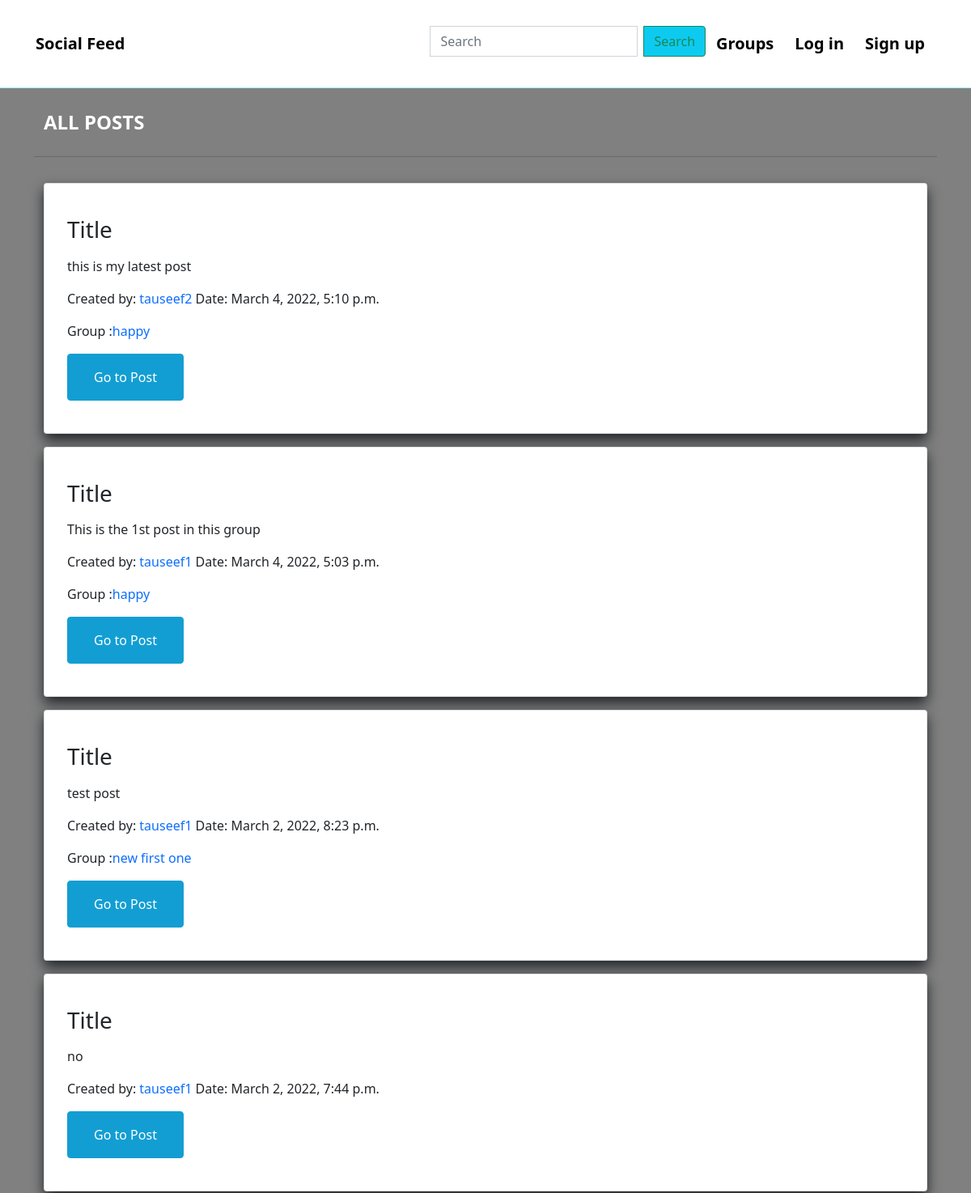
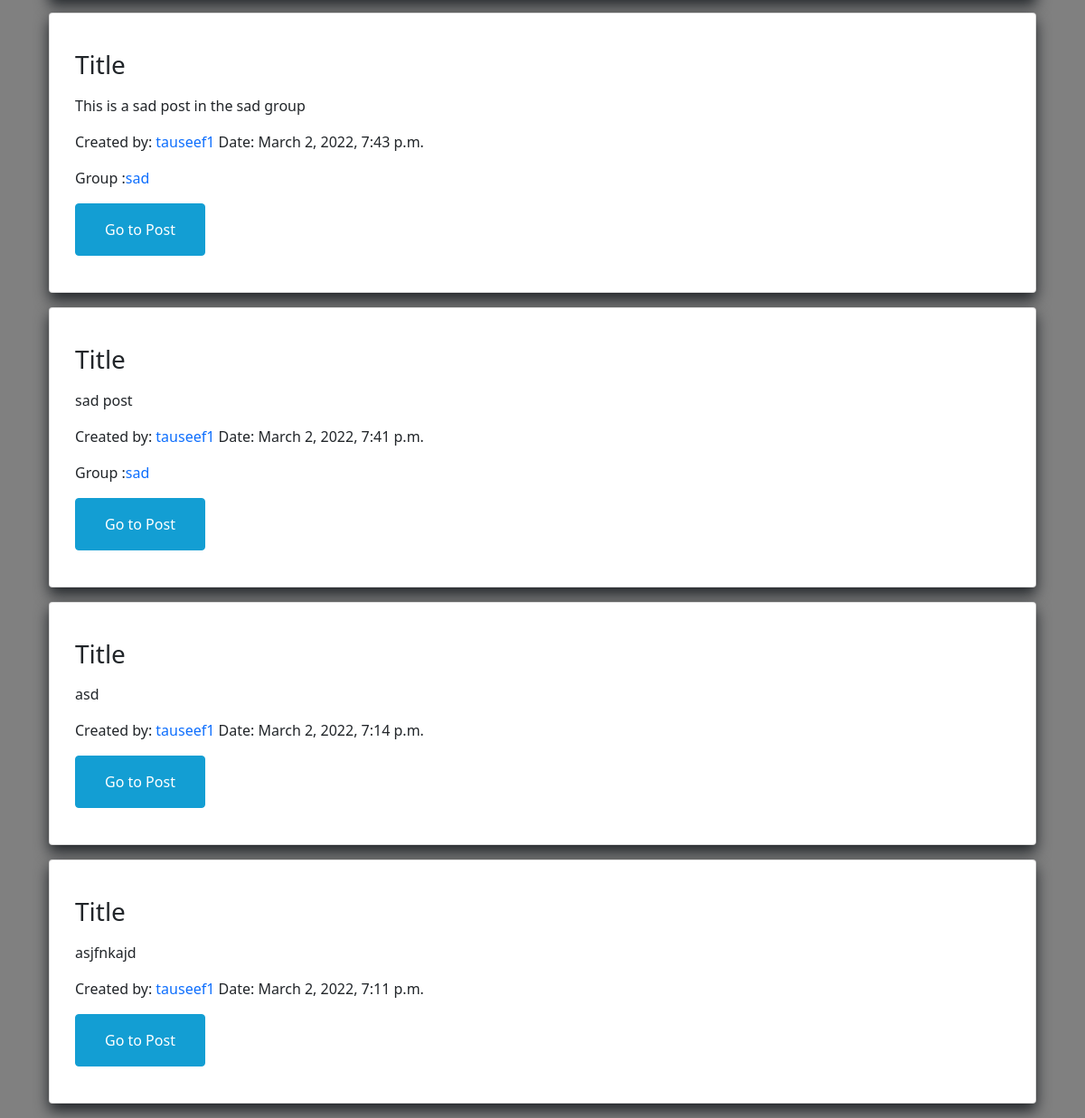
/posts/, run on the app's committed database (2 pictures, top to bottom).
### post/models.py (models this page shows, shortened)
class Post(models.Model):
    user = models.ForeignKey(User,related_name = "posts",on_delete=models.CASCADE)
    created_at = models.DateTimeField(auto_now=True)
    message = models.TextField()
    message_html = models.TextField(editable = False)
    group = models.ForeignKey(Group,related_name="posts",null=True,blank = True,on_delete=models.CASCADE)
    title = models.TextField(max_length=256,default="Title")
    class Meta:
        ordering = ["-created_at"]
        unique_together=["user","message"]

### group/models.py (models this page shows, shortened)
class Group(models.Model):
    name = models.CharField(max_length = 255,unique = True)
    slug = models.SlugField(allow_unicode=True,unique=True)
    description = models.TextField(blank=True, default='')
    description_html = models.TextField(editable=False,default='',blank=True)
    members = models.ManyToManyField(User,through="GroupMember")
    class Meta:
        ordering=["name"]

### post/views.py (the view)
# urls.py: path("", views.PostList.as_view(), name="all"),
class PostList(SelectRelatedMixin,generic.ListView):
    model = models.Post
    select_related = ("user","group")

### post/templates/post/post_list.html
{% extends "post/post_base.html" %}
{% block prepost %}
  <p style="text-align:left; font-weight:bolder; margin-top:1em;margin-bottom:1em; color:white;font-size:x-large">ALL POSTS</p>
  <hr>
{% endblock %}
{% block post_content %}
<div class="container" style = "margin-top:1em;">
  {% for post in post_list %}
    {% include "post/_individual_post.html" %}
  {% endfor %}
</div>
{%endblock%}

### post/templates/post/_individual_post.html (shortened to what this page needs)
<div class="card" style="margin-bottom:1em;padding:1.5em; box-shadow:0em .5em 1em;width:100%">
  <div class="row">
    <div class="card-body">
      <h3 class = "card-title">{{ post.title }}</h3>
      <p class= "card-text">{{ post.message_html|safe|truncatewords_html:15 }}</p>
      <p>Created by: <a href="{% url 'post:for_user' username=post.user.username%}" style="text-decoration:none;"> {{post.user.username}}</a>
         Date: <time> {{post.created_at}} </time></p>
      {% if post.group and not hide_group %}
        <p>Group :<a href="{% url 'group:single' slug=post.group.slug%}"style="text-decoration:none;">{{ post.group.name }}</a></p>
      {% endif %}
      <div class="media-footer">
        <a href="{% url 'post:single' username=post.user.username pk=post.pk %}" class = "btn btn-primary" style = "float:left;padding-right:2em;padding-left:2em;padding-top:1em;padding-bottom:1em;text-align:center;"> Go to Post</a>
      </div>
    </div>
  </div>
</div>

### post/static/post/css/individual_post.css (style rules this page uses)
.btn-primary { background-color: #139ed3 !important; border-color: #139ed3 !important; }

### data on the page
Post: title "Title", message_html "this is my latest post", user.username "tauseef2", created_at "March 4, 2022, 5:10 p.m.", group.name "happy"
Post: title "Title", message_html "This is the 1st post in this group", user.username "tauseef1", created_at "March 4, 2022, 5:03 p.m.", group.name "happy"
Post: title "Title", message_html "test post", user.username "tauseef1", created_at "March 2, 2022, 8:23 p.m.", group.name "new first one"
Post: title "Title", message_html "no", user.username "tauseef1", created_at "March 2, 2022, 7:44 p.m."
Post: title "Title", message_html "This is a sad post in the sad group", user.username "tauseef1", created_at "March 2, 2022, 7:43 p.m.", group.name "sad"
Post: title "Title", message_html "sad post", user.username "tauseef1", created_at "March 2, 2022, 7:41 p.m.", group.name "sad"
Post: title "Title", message_html "asd", user.username "tauseef1", created_at "March 2, 2022, 7:14 p.m."
Post: title "Title", message_html "asjfnkajd", user.username "tauseef1", created_at "March 2, 2022, 7:11 p.m."
